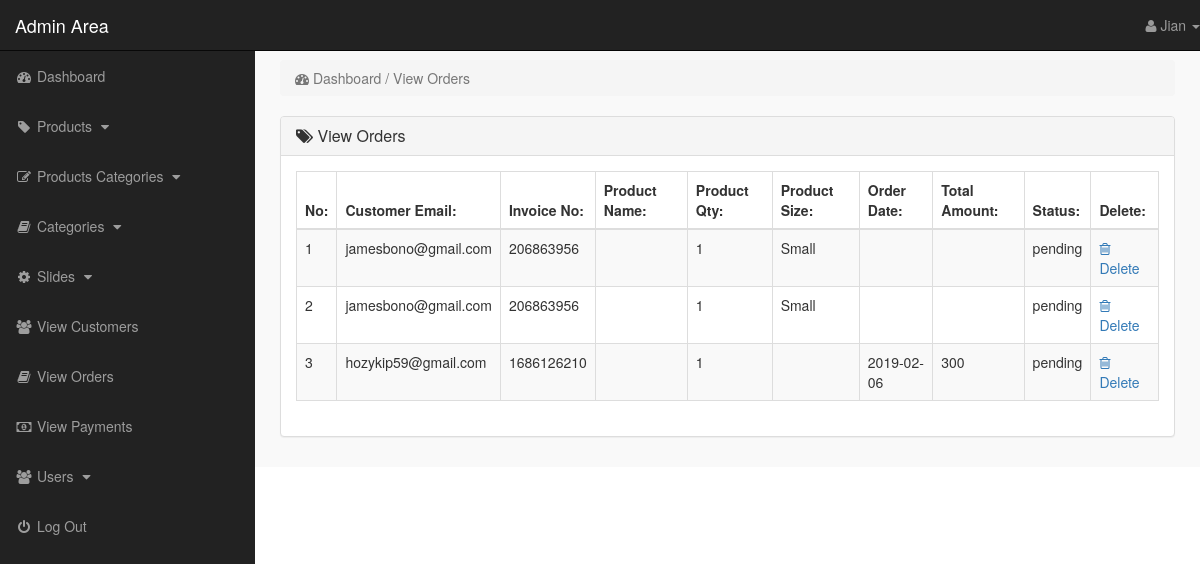
Screenshot of /admin_area/index.php?view_orders (signed in) with the database file from the repository.
### tables this page shows
CREATE TABLE `pending_orders` (
  `order_id` int(10) NOT NULL,
  `customer_id` int(10) NOT NULL,
  `invoice_no` int(10) NOT NULL,
  `product_id` text NOT NULL,
  `qty` int(10) NOT NULL,
  `size` text NOT NULL,
  `order_status` text NOT NULL
);

CREATE TABLE `customers` (
  `customer_id` int(10) NOT NULL,
  `customer_name` varchar(255) NOT NULL,
  `customer_email` varchar(255) NOT NULL,
  `customer_pass` varchar(255) NOT NULL,
  `customer_country` text NOT NULL,
  `customer_city` text NOT NULL,
  `customer_contact` varchar(255) NOT NULL,
  `customer_address` text NOT NULL,
  `customer_image` text NOT NULL,
  `customer_ip` varchar(100) NOT NULL
);

CREATE TABLE `customer_orders` (
  `order_id` int(10) NOT NULL,
  `customer_id` int(10) NOT NULL,
  `due_amount` int(100) NOT NULL,
  `invoice_no` int(100) NOT NULL,
  `qty` int(10) NOT NULL,
  `size` text NOT NULL,
  `order_date` date NOT NULL,
  `order_status` text NOT NULL
);

### admin_area/view_orders.php (the view)
<?php
    if(!isset($_SESSION['admin_email'])){
        echo "<script>window.open('login.php','_self')</script>";
    }else{
?>
<div class="row">
    <div class="col-lg-12">
        <ol class="breadcrumb">
            <li class="active">
                <i class="fa fa-dashboard"></i> Dashboard / View Orders
            </li>
        </ol>
    </div>
</div>
<div class="row">
    <div class="col-lg-12">
        <div class="panel panel-default">
            <div class="panel-heading">
               <h3 class="panel-title">
                   <i class="fa fa-tags"></i>  View Orders
               </h3>
            </div>
            <div class="panel-body">
                <div class="table-responsive">
                    <table class="table table-striped table-bordered table-hover">
                        <thead>
                            <tr>
                                <th> No: </th>
                                <th> Customer Email: </th>
                                <th> Invoice No: </th>
                                <th> Product Name: </th>
                                <th> Product Qty: </th>
                                <th> Product Size: </th>
                                <th> Order Date: </th>
                                <th> Total Amount: </th>
                                <th> Status: </th>
                                <th> Delete: </th>
                            </tr>
                        </thead>
                        <tbody>
                            <?php
                                $i=0;
                                $get_orders = "select * from pending_orders";
                                $run_orders = mysqli_query($con,$get_orders);
                                while($row_order=mysqli_fetch_array($run_orders)){
                                    $order_id = $row_order['order_id'];
                                    $c_id = $row_order['customer_id'];
                                    $invoice_no = $row_order['invoice_no'];
                                    $product_id = $row_order['product_id'];
                                    $qty = $row_order['qty'];
                                    $size = $row_order['size'];
                                    $order_status = $row_order['order_status'];
                                    $get_products = "select * from products where product_id='$product_id'";
                                    $run_products = mysqli_query($con,$get_products);
                                    $row_products = mysqli_fetch_array($run_products);
                                    $product_title = $row_products['product_title'];
                                    $get_customer = "select * from customers where customer_id='$c_id'";
                                    $run_customer = mysqli_query($con,$get_customer);
                                    $row_customer = mysqli_fetch_array($run_customer);
                                    $customer_email = $row_customer['customer_email'];
                                    $get_c_order = "select * from customer_orders where order_id='$order_id'";
                                    $run_c_order = mysqli_query($con,$get_c_order);
                                    $row_c_order = mysqli_fetch_array($run_c_order);
                                    $order_date = $row_c_order['order_date'];
                                    $order_amount = $row_c_order['due_amount'];
                                    $i++;
                            ?>
                            <tr>
                                <td> <?php echo $i; ?> </td>
                                <td> <?php echo $customer_email; ?> </td>
                                <td> <?php echo $invoice_no; ?></td>
                                <td> <?php echo $product_title; ?> </td>
                                <td> <?php echo $qty; ?></td>
                                <td> <?php echo $size; ?> </td>
                                <td> <?php echo $order_date; ?> </td>
                                <td> <?php echo $order_amount; ?> </td>
                                <td>
                                    <?php
                                        if($order_status=='pending'){
                                            echo $order_status='pending';
                                        }else{
                                            echo $order_status='Complete';
                                        }
                                    ?>
                                </td>
                                <td>
                                     <a href="index.php?delete_order=<?php echo $order_id; ?>">
                                        <i class="fa fa-trash-o"></i> Delete
                                     </a>
                                </td>
                            </tr>
                            <?php } ?>
                        </tbody>
                    </table>
                </div>
            </div>
        </div>
    </div>
</div>
<?php } ?>

### admin_area/includes/sidebar.php (shortened to what this page needs)
<?php
    if(!isset($_SESSION['admin_email'])){
        echo "<script>window.open('login.php','_self')</script>";
    }else{
?>
<nav class="navbar navbar-inverse navbar-fixed-top">
    <div class="navbar-header">
        <a href="index.php?dashboard" class="navbar-brand">Admin Area</a>
    </div>
    <ul class="nav navbar-right top-nav">
        <li class="dropdown">
            <a href="#" class="dropdown-toggle" data-toggle="dropdown">
                <i class="fa fa-user"></i> <?php echo $admin_name;  ?> <b class="caret"></b>
            </a>
        </li>
    </ul>
    <div class="collapse navbar-collapse navbar-ex1-collapse">
        <ul class="nav navbar-nav side-nav">
            <li>
                <a href="index.php?dashboard">
                        <i class="fa fa-fw fa-dashboard"></i> Dashboard
                </a>
            </li>
            <li>
                <a href="#" data-toggle="collapse" data-target="#products">
                        <i class="fa fa-fw fa-tag"></i> Products
                        <i class="fa fa-fw fa-caret-down"></i>
                </a>
            </li>
            <li>
                <a href="#" data-toggle="collapse" data-target="#p_cat">
                        <i class="fa fa-fw fa-edit"></i> Products Categories
                        <i class="fa fa-fw fa-caret-down"></i>
                </a>
            </li>
            <li>
                <a href="#" data-toggle="collapse" data-target="#cat">
                        <i class="fa fa-fw fa-book"></i> Categories
                        <i class="fa fa-fw fa-caret-down"></i>
                </a>
            </li>
            <li>
                <a href="#" data-toggle="collapse" data-target="#slides">
                        <i class="fa fa-fw fa-gear"></i> Slides
                        <i class="fa fa-fw fa-caret-down"></i>
                </a>
            </li>
            <li>
                <a href="index.php?view_customers">
                    <i class="fa fa-fw fa-users"></i> View Customers
                </a>
            </li>
            <li>
                <a href="index.php?view_orders">
                    <i class="fa fa-fw fa-book"></i> View Orders
                </a>
            </li>
            <li>
                <a href="index.php?view_payments">
                    <i class="fa fa-fw fa-money"></i> View Payments
                </a>
            </li>
            <li>
                <a href="#" data-toggle="collapse" data-target="#users">
                        <i class="fa fa-fw fa-users"></i> Users
                        <i class="fa fa-fw fa-caret-down"></i>
                </a>
            </li>
            <li>
                <a href="logout.php">
                    <i class="fa fa-fw fa-power-off"></i> Log Out
                </a>
            </li>
        </ul>
    </div>
</nav>
<?php } ?>

### admin_area/css/style.css (style rules this page uses)
body { margin-top: 100px; }
@media (min-width: 768px) { body { margin-top: 50px; } }
.top-nav { 0 15px; }
.top-nav>li { float: left; display: inline-block; }
.top-nav>li>a { color: #999999; line-height: 20px; padding-top: 15px; padding-bottom: 15px; }
@media (min-width: 768px) { .side-nav { position: fixed; top: 51px; bottom: 0; width: 255px; overflow-y: auto; overflow-x: hidden; background-color: #222222; padding-bottom: 40px; border-radius: 0; } }
@media (min-width: 768px) { .side-nav>li>a { width: 255px; } }
.panel-body { border-radius: 5px; }

### rows the page displays
pending_orders: customer.customer_email "jamesbono@gmail.com", invoice_no "206863956", qty "1", size "Small"
pending_orders: customer.customer_email "jamesbono@gmail.com", invoice_no "206863956", qty "1", size "Small"
pending_orders: customer.customer_email "hozykip59@gmail.com", invoice_no "1686126210", qty "1", customer_orders.order_date "2019-02-06", customer_orders.due_amount "300"

### other values shown
$admin_name "Jian"
